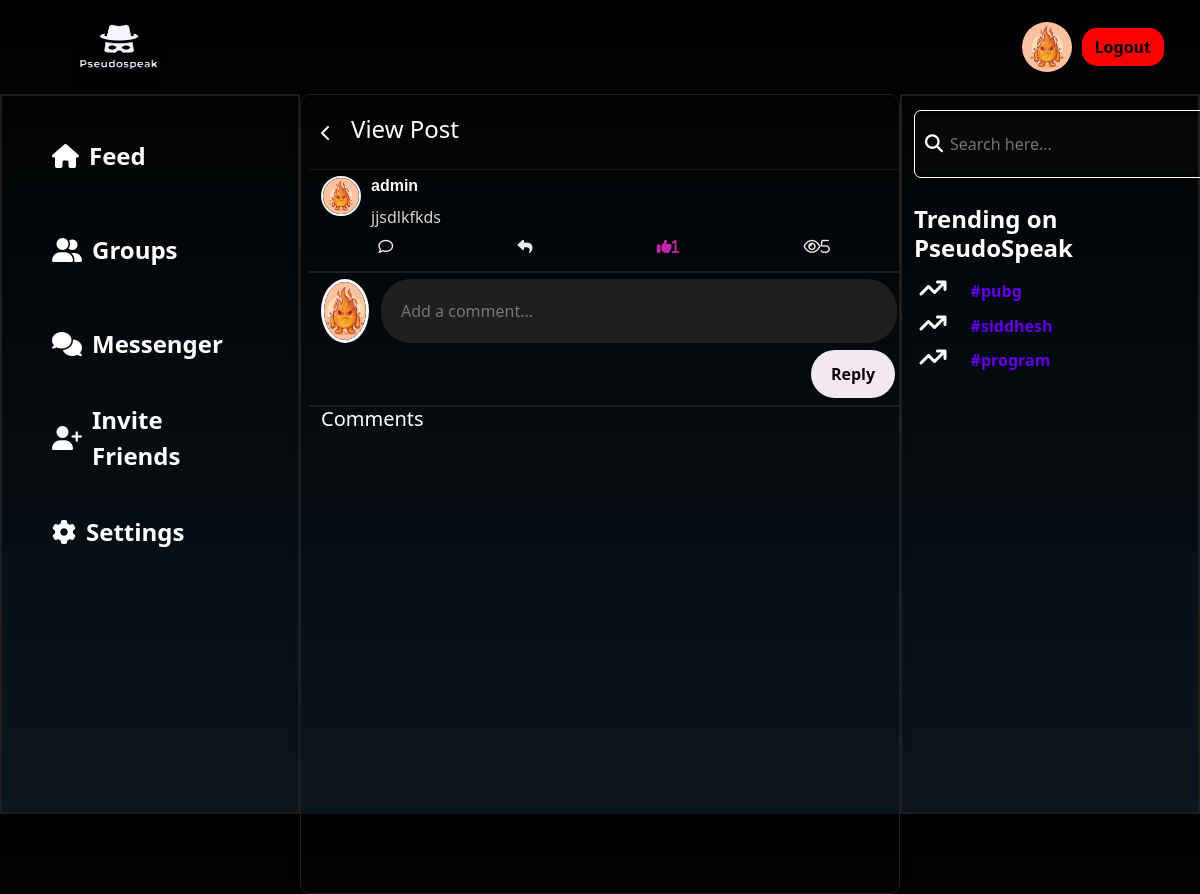
Page /message/29/ (signed in) on the earlier database version.
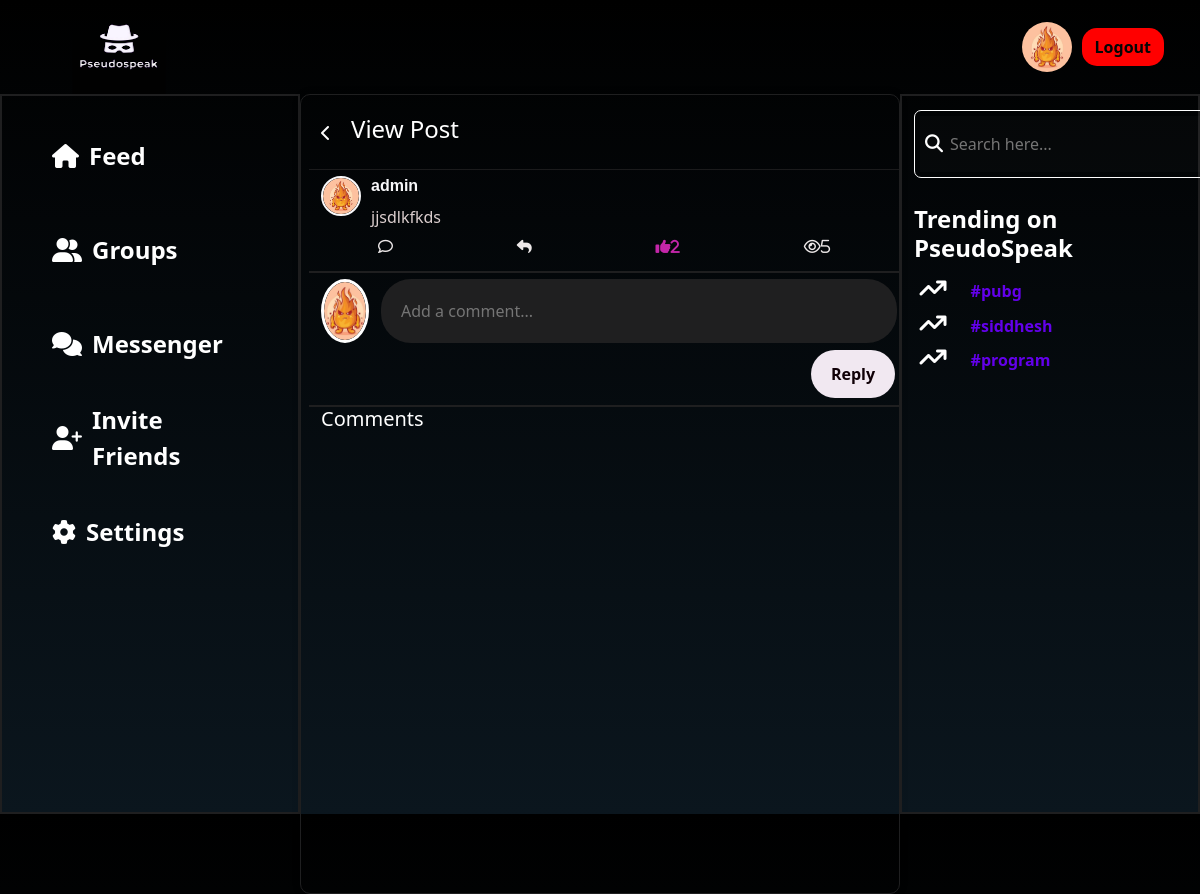
Same page on the later database version.
### main/models.py (models this page shows, shortened)
class TrendingMessage(models.Model):
    user=models.ForeignKey(User,null=True,on_delete=models.CASCADE)
    content=models.TextField()
    image=models.ImageField(null=True,blank=True,upload_to="images/")
    likes=models.IntegerField(null=True,default=0)
    userLiked=models.ManyToManyField(User,related_name='user_like',blank=True)
    view_count=models.IntegerField(null=True,default=0)
    viewed=models.ManyToManyField(User,related_name='viewed',blank=True)
    hashtags=models.ManyToManyField('Hashtag',blank=True)
    date_added = models.DateTimeField(auto_now_add=True,null=True)
    parent_message = models.ForeignKey('self', null=True, blank=True, on_delete=models.CASCADE, related_name='replies')
    custom_ordering = models.FloatField(default=0)
    option1 = models.CharField(max_length=100, blank=True,null=True)
    option2 = models.CharField(max_length=100, blank=True,null=True)
    voted = models.ManyToManyField(User, related_name='voted', blank=True, null=True)
    votes_option1 = models.IntegerField(default=0,blank=True,null=True)
    votes_option2 = models.IntegerField(default=0,blank=True,null=True)
    def decrypt_message(self):  # Replace with your actual secret key
        try:
            message_decrypted=f.decrypt(self.content)
            message_decoded=message_decrypted.decode('utf-8')
            return message_decoded
        except Exception as e:
            print(f"InvalidToken exception: {e.__cause__}")
            return "Invalid decryption token"
    class Meta:
        ordering = ['custom_ordering']

class Profile(models.Model):
    user=models.OneToOneField(User,null=True,on_delete=models.CASCADE)
    blocked_user=models.ManyToManyField(User,related_name="block_users",blank=True)
    profile_img=models.ImageField(null=True,blank=True,upload_to='images/')
    bio=models.CharField(null=True,max_length=51)
    follow=models.ManyToManyField(User,related_name='follow',blank=True)
    following=models.ManyToManyField(User,related_name='following',blank=True)

### main/views.py (the view)
# urls.py: path('message/<int:message_id>/', views.view_message, name='view_message'),
@login_required(login_url="login_or_signup_view")
def view_message(request, message_id):
    message = get_object_or_404(TrendingMessage, id=message_id)
    hashtags = Hashtag.objects.all()[:3]
    replies = message.replies.all().order_by("-likes")
    return render(
        request, "main/view_message.html", {"message": message, "replies": replies,"hashtags":hashtags}
    )

### main/templates/main/view_message.html (shortened to what the changed rows need)
{% load static %}
<!DOCTYPE html>
<html lang="en">
  <head>
    <link
      href="https://cdn.jsdelivr.net/npm/bootstrap@5.3.1/dist/css/bootstrap.min.css"
      rel="stylesheet"
    />
    <link rel="stylesheet" href="{% static 'main/css/index.css' %}">
  </head>
  <body>
    <div class="container-fluid">
      <div class="row content-1">
        <div class="col-6 content-1b content-scroll">
          <div class="msgbox">
            <form>
              <div id="message-output" class="msg-output-main row">
                <div class="msg-output">
                  <div class="msg-output-img">
                    <img src="{{message.user.profile.profile_img.url}}" alt="Profile Picture" id="profile-img" data-img-id="{{message.user.username}}">
                  </div>
                  <div class="msg-output-details">
                    <h5>{{message.user.username}}</h5>
                    <p>{{message.decrypt_message}}</p>
                  </div>
                </div>
                <div class="msg-output-icons">
                  <i class="far fa-comment" id="comment" data-message-id="{{message.pk}}"></i>
                  <i class="fa-solid fa-reply"></i>
                  {% if request.user in message.userLiked.all %}
                  <i class="far fa-solid fa-thumbs-up" id="msg-likes" data-likes-id="{{message.pk}}" style="color: #c426a9;">{{message.likes}}</i>
                  {% else %}
                  <i class="far fa-thumbs-up" id="msg-likes" data-likes-id="{{message.pk}}">{{message.likes}}</i>
                  {% endif %}
                  <i class="fa-regular fa-eye" id="views" data-views-id="{{message.pk}}">{{message.view_count}}</i>
                </div>
              </div>
            </form>
          </div>
        </div>
      </div>
    </div>
  </body>
</html>

Differences in the rows shown:
changed TrendingMessage "jjsdlkfkds": likes "1" → "2"
